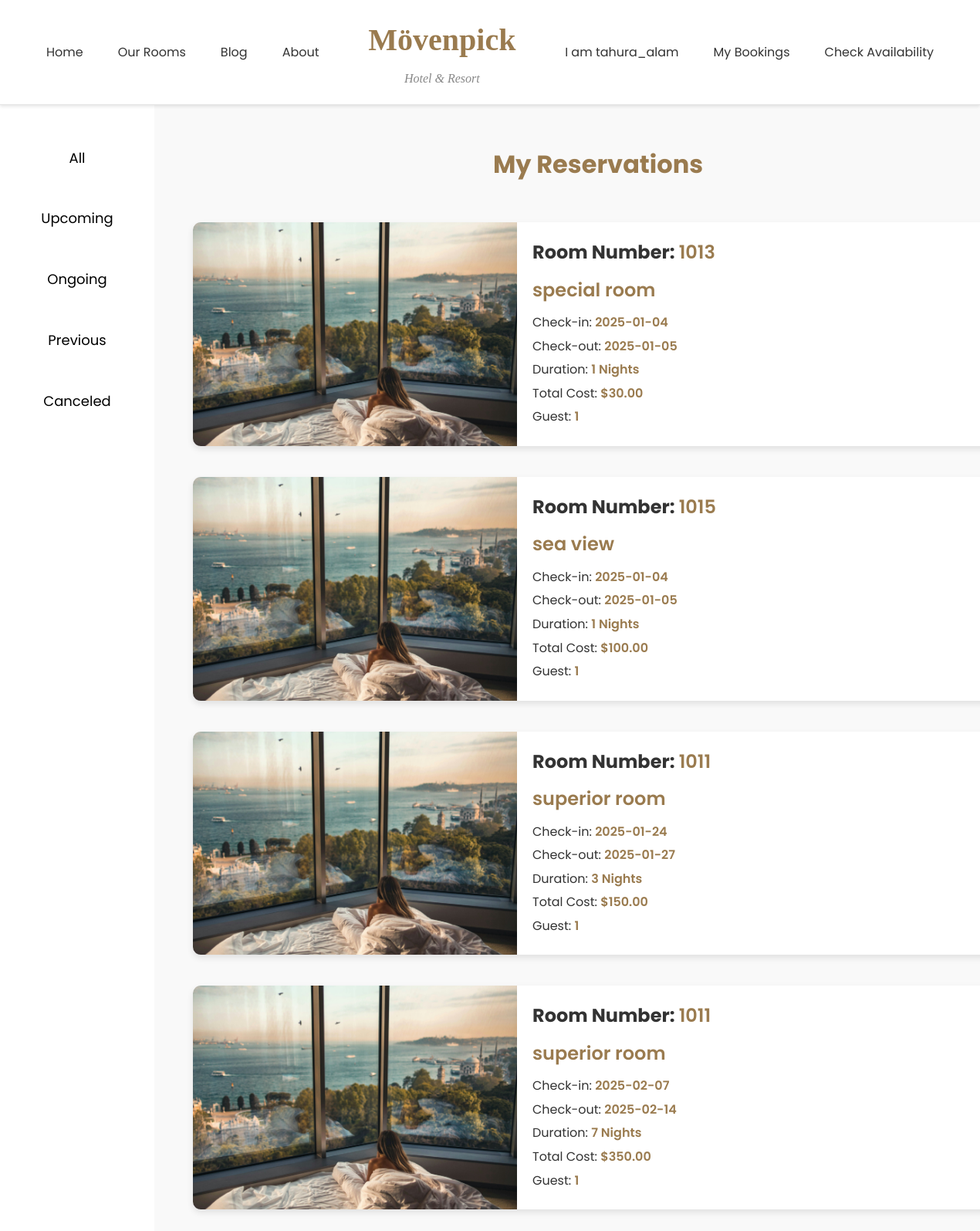
The page /test2.php (signed in) on the database its author committed.
### tables this page shows
CREATE TABLE `reservation` (
  `reservation_id` int(11) NOT NULL,
  `room_id` int(11) NOT NULL,
  `username` varchar(100) NOT NULL,
  `checkin` date NOT NULL,
  `checkout` date NOT NULL,
  `total` decimal(10,2) NOT NULL,
  `duration` int(11) NOT NULL,
  `guest` int(11) DEFAULT NULL
);

CREATE TABLE `rooms` (
  `room_id` int(11) NOT NULL,
  `floor` int(11) NOT NULL,
  `guest` int(11) NOT NULL,
  `type` varchar(100) NOT NULL,
  `price` decimal(10,2) NOT NULL
);

### test2.php (the view, shortened to what this page needs)
<?php
include 'dbconnect.php';
$current_username = $_SESSION['username'];
$filter = isset($_GET['filter']) ? $_GET['filter'] : 'all';
if ($filter === 'all') {
$query = "SELECT r.reservation_id, r.room_id, r.checkin, r.checkout, r.duration, r.total, rm.type AS room_type,rm.guest FROM reservation r
          INNER JOIN rooms rm ON r.room_id = rm.room_id
          WHERE r.username = '$current_username'
          ORDER BY checkin ASC";}
elseif ($filter === 'previous') {
 $query = "SELECT r.reservation_id, r.room_id, r.checkin, r.checkout, r.duration, r.total, rm.type AS room_type,rm.guest FROM reservation r
    INNER JOIN rooms rm ON r.room_id = rm.room_id
    WHERE r.username = '$current_username' AND r.checkout < CURDATE()
    ORDER BY checkin ASC";}
elseif ($filter === 'ongoing') {
$query = "SELECT r.reservation_id, r.room_id, r.checkin, r.checkout, r.duration, r.total, rm.type AS room_type , rm.guest
    FROM reservation r
    INNER JOIN rooms rm ON r.room_id = rm.room_id
    WHERE r.username = '$current_username' AND CURDATE() BETWEEN r.checkin AND r.checkout
    ORDER BY checkin ASC";}
elseif ($filter === 'upcoming') {
$query = "SELECT r.reservation_id, r.room_id, r.checkin, r.checkout, r.duration, r.total, rm.type AS room_type , rm.guest
    FROM reservation r
    INNER JOIN rooms rm ON r.room_id = rm.room_id
    WHERE r.username = '$current_username' AND r.checkin > CURDATE()
    ORDER BY checkin ASC";}
elseif ($filter === 'cancel') {
    $query = "SELECT r.reservation_id, r.room_id, r.checkin, r.checkout, r.duration, r.total, rm.type AS room_type , rm.guest
        FROM canceled r
        INNER JOIN rooms rm ON r.room_id = rm.room_id
        WHERE r.username = '$current_username'
        ORDER BY checkin ASC";}
$result = mysqli_query($con, $query);
?>
<!DOCTYPE html>
<html lang="en">
<head>
    <link rel="stylesheet" href="nav2.css">
</head>
<body>
<header>
<nav>
    <a href="logout.php">Home</a>
    <a href="About/our-room.php">Our Rooms</a>
    <a href="About/blog.php">Blog</a>
     <a href="About/about.php">About</a>
    </nav>
        <div class="logo">
        <h1>Mövenpick</h1>
        <h2>Hotel & Resort</h2>
    </div>
        <nav>
            <a href="profile.php">I am <?php echo $_SESSION['username'];?></a>
            <a href="test2.php">My Bookings</a>
            <a href="welcome.php">Check Availability</a>
        </nav>
    </header>
    <div class="sidebar">
    <a href="?filter=all" class="<?= $filter === 'all' ? 'active' : '' ?>">All</a>
    <a href="?filter=upcoming" class="<?= $filter === 'upcoming' ? 'active' : '' ?>">Upcoming</a>
    <a href="?filter=ongoing" class="<?= $filter === 'ongoing' ? 'active' : '' ?>">Ongoing</a>
    <a href="?filter=previous" class="<?= $filter === 'previous' ? 'active' : '' ?>">Previous</a>
    <a href="?filter=cancel" class="<?= $filter === 'cancel' ? 'active' : '' ?>">Canceled</a>
</div>
    <div class="content">
        <h1>My Reservations</h1>
        <?php
if (mysqli_num_rows($result) > 0) {
    while ($row = mysqli_fetch_assoc($result)) {
        $room_id = $row['room_id'];
        $room_type = $row['room_type'];
        $checkin = $row['checkin'];
        $checkout = $row['checkout'];
        $duration = $row['duration'];
        $total = $row['total'];
        $guest = $row['guest'];
?>
<div class="reservation-card">
    <div class="room-image" style="background-image: url('sea.jpg');"></div>
    <div class="reservation-details">
       <h2>Room Number: <span class="highlight"><?php echo $room_id; ?></span></h2>
        <h2><span class="highlight"><?php echo $room_type; ?></span></h2>
        <p>Check-in: <span class="highlight"><?php echo $checkin; ?></span></p>
        <p>Check-out: <span class="highlight"><?php echo $checkout; ?></span></p>
        <p>Duration: <span class="highlight"><?php echo $duration; ?> Nights</span></p>
        <p>Total Cost: <span class="highlight">$<?php echo $total; ?></span></p>
        <p>Guest: <span class="highlight"><?php echo $guest; ?></span></p>
    </div>
</div>
<?php
    }
} else {
    echo "<p>No reservations found.</p>";
}
?>
    </div>
</body>
</html>

### nav2.css (style rules this page uses)
body { margin: 0; font-family: 'Poppins', sans-serif; line-height: 1.6; background-color: #FFFFFF; color: #333333; }
header { background-color: #FFFFFF; color: #111439; display: flex; justify-content: space-between; align-items: center; padding: 20px 50px; position: sticky; top: 0; z-index: 1000; border-bottom: 1px solid rgba(0, 0, 0, 0.1); box-shadow: 0 2px 4px rgba(0, 0, 0, 0.1); }
header .logo { text-align: center; flex: 1; font-family: 'Playfair Display', serif; color: #9A7B4F; margin: 0; }
header .logo h1 { font-size: 2.5rem; font-weight: 700; margin: 0; }
header .logo h2 { font-size: 1rem; font-weight: 400; color: #888888; font-style: italic; margin: 5px 0 0; }
header nav { display: flex; gap: 25px; align-items: center; }
header nav a { color: #333333; text-decoration: none; font-size: 1rem; font-weight: 400; padding: 10px; position: relative; transition: color 0.3s ease, background 0.3s ease; white-space: nowrap; }
header nav a::after { content: ''; display: block; height: 3px; width: 0; background-color: #9A7B4F; position: absolute; bottom: -5px; left: 50%; transform: translateX(-50%); transition: width 0.3s ease; }
header * { box-sizing: border-box; }

### test2.php (style rules this page uses)
body { font-family: 'Poppins', sans-serif; margin: 0; padding: 0; background-color: #f9f9f9; color: #333; }
.sidebar { width: 200px; background-color: #fff; color: #fff; padding-top: 30px; position: fixed; height: 100%; display: flex; flex-direction: column; align-items: center; }
.sidebar a { text-decoration: none; color: #000; padding: 15px 20px; text-align: center; width: 100%; margin: 10px 0; border-radius: 5px; font-size: 18px; transition: background 0.3s; }
.content { margin-left: 220px; width: calc(100% - 220px); padding: 30px; display: flex; flex-direction: column; }
h1 { text-align: center; margin-bottom: 30px; color: #9A7B4F; }
.reservation-card { display: flex; background: #fff; margin: 20px 0; border-radius: 10px; box-shadow: 0 4px 8px rgba(0, 0, 0, 0.1); overflow: hidden; transition: transform 0.2s; }
.room-image { width: 40%; background-size: cover; background-position: center; }
.reservation-details { padding: 20px; flex: 1; }
.reservation-details h2 { margin: 0 0 10px; font-size: 24px; }
.reservation-details p { margin: 5px 0; font-size: 16px; }
.reservation-details .highlight { color: #9A7B4F; font-weight: 600; }

### rows shown on the page
reservation: room "1013", room.type "special room", checkin "2025-01-04", checkout "2025-01-05", duration "1", total "30.00", room.guest "1"
reservation: room "1015", room.type "sea view", checkin "2025-01-04", checkout "2025-01-05", duration "1", total "100.00", room.guest "1"
reservation: room "1011", room.type "superior room", checkin "2025-01-24", checkout "2025-01-27", duration "3", total "150.00", room.guest "1"
reservation: room "1011", room.type "superior room", checkin "2025-02-07", checkout "2025-02-14", duration "7", total "350.00", room.guest "1"

### other values the page prints
$_SESSION['username'] "tahura_alam"
